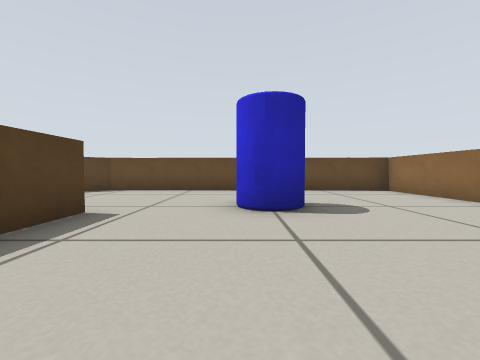
[1] (above)

17 first-person views from a walk through a Gazebo world. The camera is 0.29 m above the floor, tilts 2° down and sees 90° across. The floor is counted in squares, 0.5 m on a side. Each view is taken from the middle of a square. On the plan, view 1 faces up. The plan holds only what a view shows up to about 9 squares ahead; the rest is blank. The place goes on beyond the plan. Simple shapes stand in for some stock models.

[2]
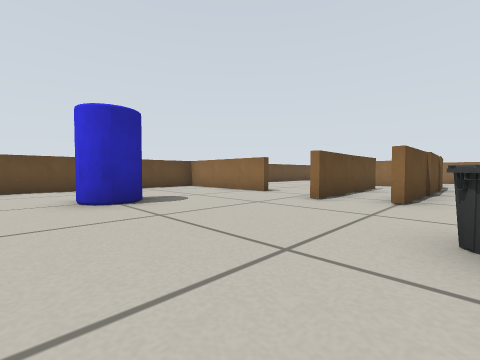

[3]
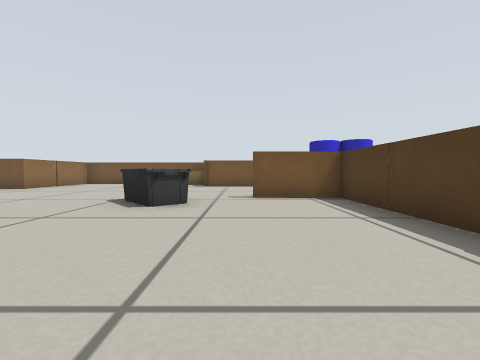

[4]
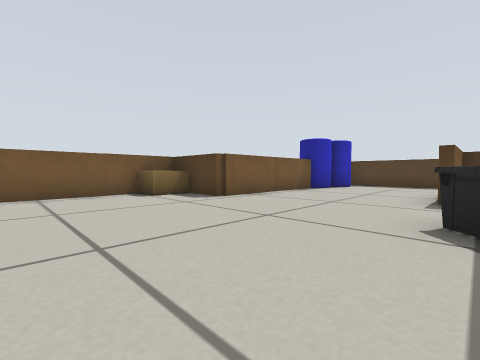

[5]
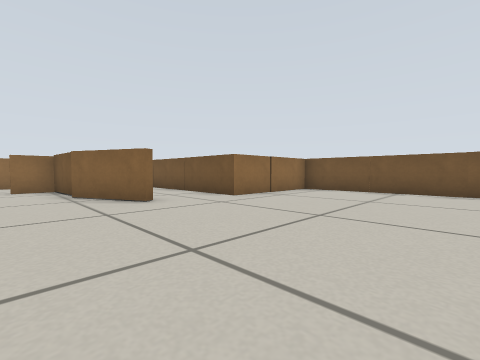

[6]
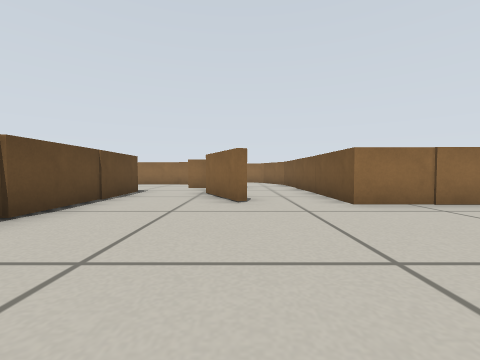

[7]
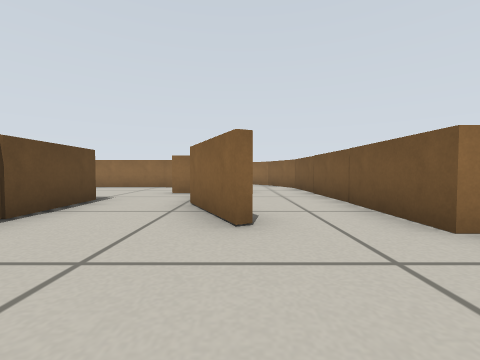

[8]
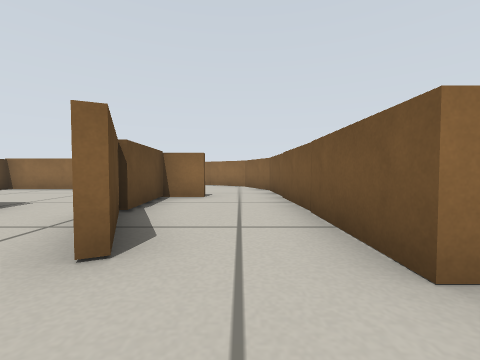

[9]
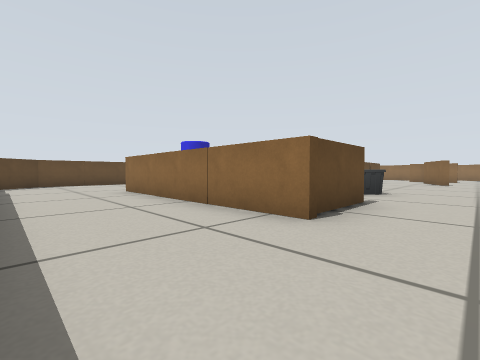

[10]
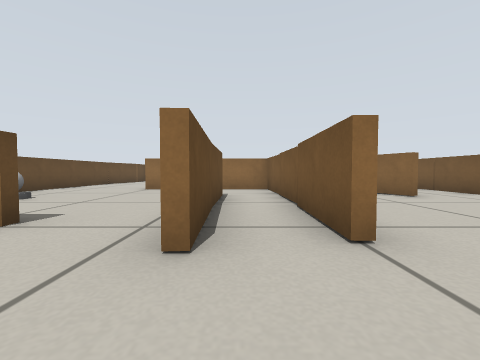

[11]
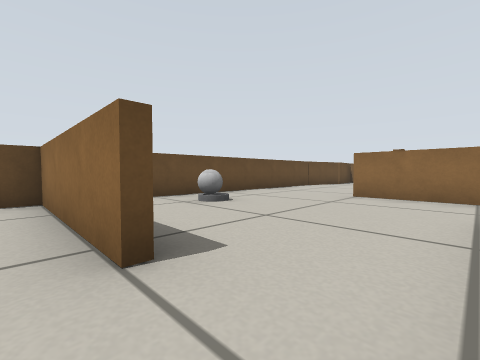

[12]
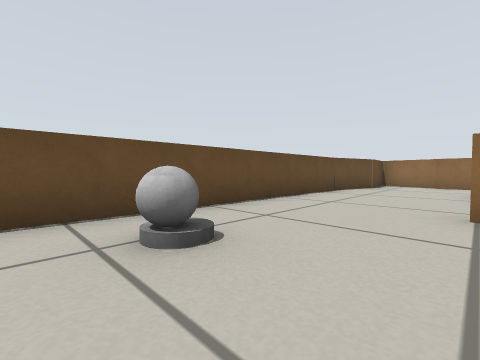

[13]
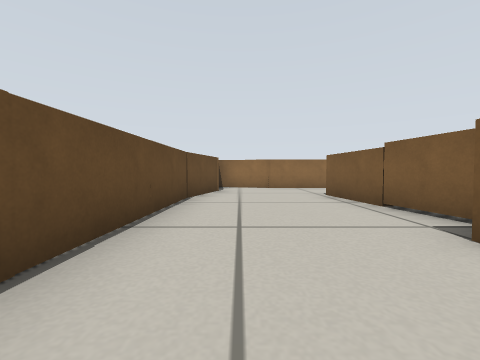

[14]
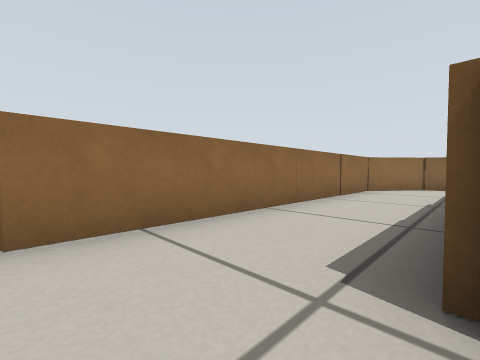

[15]
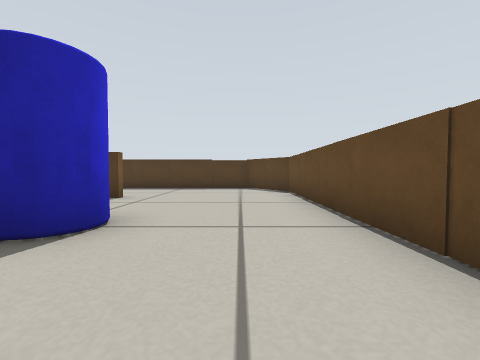

[16]
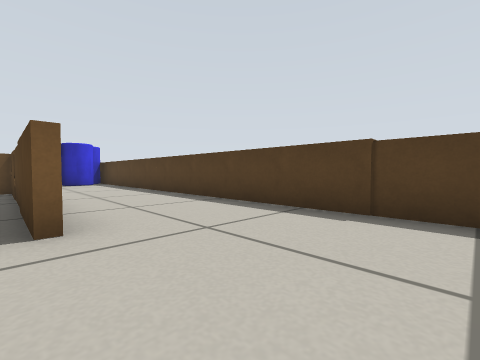

[17]
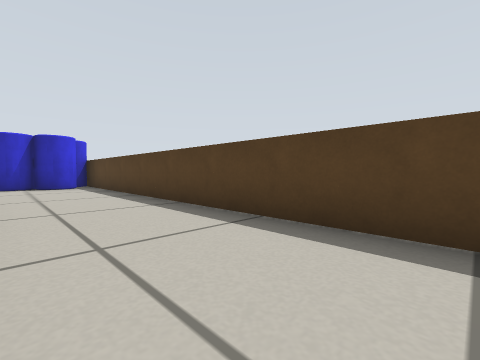

### Floor plan
Ten units are one square. View 1 is at (0, 0); x grows to the right and y downward. Boxes are objects, and circles mark ways between rooms. Rooms are numbered by the first view taken in them; rooms with no view inside come last. Other rooms are left out.
<svg viewBox="-60 -80 235 170">
<path fill="none" stroke="#000" d="M-2 25 -24 25 -24 -34M-22 -35 -22 23 -3 23M-24 63 14 62 14 83 72 83 72 50M60 1 38 1M45 -34 45 -73 -39 -75 -54 -64 -54 54M74 30 93 21M85 2 58 3M105 -34 140 -40M133 -72 60 -73M77 -15 36 -13M164 -49 170 -68M160 -67 153 -66 132 -72M39 -1 98 0 98 -41M153 42 164 27 164 -50M99 1 85 2M139 12 139 -36M96 22 114 21 114 11M114 32 114 23 94 24M94 23 75 32M72 50 114 50M114 50 132 50 153 42"/>
<rect x="-55" y="65" width="20" height="20" fill="#bbb"><title>other object</title></rect>
<rect x="-55" y="55" width="20" height="10" fill="#bbb"><title>other object</title></rect>
<rect x="-35" y="55" width="10" height="20" fill="#bbb"><title>other object</title></rect>
<rect x="-5" y="-45" width="20" height="10" fill="#bbb"><title>other object</title></rect>
<rect x="5" y="5" width="20" height="20" fill="#bbb"><title>other object</title></rect>
<rect x="15" y="75" width="10" height="10" fill="#bbb"><title>cardboard box</title></rect>
<rect x="65" y="-65" width="10" height="10" fill="#bbb"><title>grey ball</title></rect>
<circle cx="50" cy="-25" r="3" fill="#2a7"/>
<circle cx="80" cy="10" r="3" fill="#2a7"/>
<circle cx="70" cy="40" r="3" fill="#2a7"/>
<circle cx="140" cy="30" r="3" fill="#2a7"/>
<circle cx="120" cy="40" r="3" fill="#2a7"/>
<text x="0" y="10">1</text>
<text x="110" y="-40">2</text>
<text x="120" y="0">3</text>
<text x="100" y="40">4</text>
<text x="130" y="30">5</text>
</svg>
Room 1 opens to room 2. Room 1 opens to room 3. Room 1 opens to room 4. Room 2 opens to room 5. Room 4 opens to room 5.

Where each view was taken, in squares from view 1:
view 1: 0 up, 0 right, facing up
view 2: 1 down, 1 left, facing up-right
view 3: 3 up, 0 right, facing down
view 4: 2 down, 5 right, facing down-left
view 5: 1 down, 3 right, facing down-right
view 6: 3 down, 3 right, facing right
view 7: 3 down, 5 right, facing right
view 8: 4 down, 6 right, facing right
view 9: 4 down, 5 left, facing up-right
view 10: 1 up, 2 right, facing right
view 11: 2 up, 4 right, facing up-right
view 12: 4 up, 6 right, facing up-right
view 13: 6 up, 8 right, facing right
view 14: 5 up, 14 right, facing down-right
view 15: 6 up, 3 right, facing left
view 16: 6 up, 2 left, facing down-left
view 17: 4 up, 3 left, facing down-left
